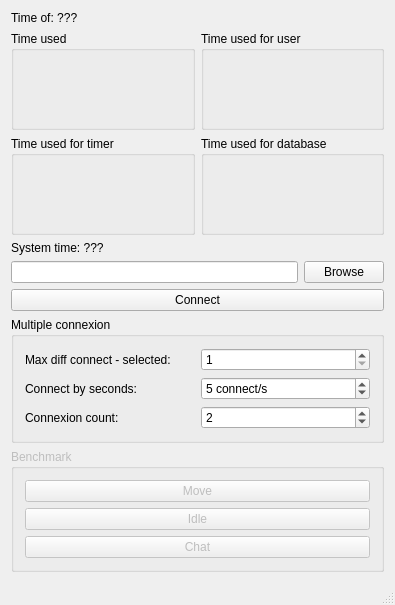
<?xml version="1.0" encoding="UTF-8"?>
<ui version="4.0">
 <class>MainWindow</class>
 <widget class="QMainWindow" name="MainWindow">
  <property name="geometry">
   <rect>
    <x>0</x>
    <y>0</y>
    <width>395</width>
    <height>530</height>
   </rect>
  </property>
  <property name="windowTitle">
   <string>Benchmark gui</string>
  </property>
  <widget class="QWidget" name="centralWidget">
   <layout class="QGridLayout" name="gridLayout">
    <item row="9" column="0" colspan="2">
     <widget class="QGroupBox" name="groupBox_benchmark">
      <property name="enabled">
       <bool>false</bool>
      </property>
      <property name="title">
       <string>Benchmark</string>
      </property>
      <layout class="QVBoxLayout" name="verticalLayout_5">
       <item>
        <widget class="QPushButton" name="benchmarkMove">
         <property name="text">
          <string>Move</string>
         </property>
        </widget>
       </item>
       <item>
        <widget class="QPushButton" name="benchmarkIdle">
         <property name="text">
          <string>Idle</string>
         </property>
        </widget>
       </item>
       <item>
        <widget class="QPushButton" name="benchmarkChat">
         <property name="text">
          <string>Chat</string>
         </property>
        </widget>
       </item>
      </layout>
     </widget>
    </item>
    <item row="0" column="0" colspan="2">
     <widget class="QLabel" name="timeLabel">
      <property name="text">
       <string>Time of: ???</string>
      </property>
     </widget>
    </item>
    <item row="6" column="0" colspan="2">
     <layout class="QHBoxLayout" name="horizontalLayout">
      <item>
       <widget class="QLineEdit" name="server"/>
      </item>
      <item>
       <widget class="QPushButton" name="serverBrowse">
        <property name="text">
         <string>Browse</string>
        </property>
       </widget>
      </item>
     </layout>
    </item>
    <item row="5" column="0" colspan="2">
     <spacer name="verticalSpacer">
      <property name="orientation">
       <enum>Qt::Vertical</enum>
      </property>
      <property name="sizeHint" stdset="0">
       <size>
        <width>20</width>
        <height>40</height>
       </size>
      </property>
     </spacer>
    </item>
    <item row="2" column="0">
     <widget class="QGroupBox" name="groupBox_3">
      <property name="title">
       <string>Time used for timer</string>
      </property>
      <layout class="QVBoxLayout" name="verticalLayout_3">
       <item>
        <widget class="QLabel" name="userTimeAverageForTimer"/>
       </item>
       <item>
        <widget class="QLabel" name="maxminForTimer"/>
       </item>
       <item>
        <widget class="QLabel" name="userTimeForTimer"/>
       </item>
      </layout>
     </widget>
    </item>
    <item row="1" column="1">
     <widget class="QGroupBox" name="groupBox_2">
      <property name="title">
       <string>Time used for user</string>
      </property>
      <layout class="QVBoxLayout" name="verticalLayout_2">
       <item>
        <widget class="QLabel" name="userTimeAverageForUser"/>
       </item>
       <item>
        <widget class="QLabel" name="maxminForUser"/>
       </item>
       <item>
        <widget class="QLabel" name="userTimeForUser"/>
       </item>
      </layout>
     </widget>
    </item>
    <item row="1" column="0">
     <widget class="QGroupBox" name="groupBox">
      <property name="title">
       <string>Time used</string>
      </property>
      <layout class="QVBoxLayout" name="verticalLayout">
       <item>
        <widget class="QLabel" name="userTimeAverage"/>
       </item>
       <item>
        <widget class="QLabel" name="maxmin"/>
       </item>
       <item>
        <widget class="QLabel" name="userTime"/>
       </item>
      </layout>
     </widget>
    </item>
    <item row="2" column="1">
     <widget class="QGroupBox" name="groupBox_4">
      <property name="title">
       <string>Time used for database</string>
      </property>
      <layout class="QVBoxLayout" name="verticalLayout_4">
       <item>
        <widget class="QLabel" name="userTimeAverageForDatabase"/>
       </item>
       <item>
        <widget class="QLabel" name="maxminForDatabase"/>
       </item>
       <item>
        <widget class="QLabel" name="userTimeForDatabase"/>
       </item>
      </layout>
     </widget>
    </item>
    <item row="7" column="0" colspan="2">
     <widget class="QPushButton" name="start">
      <property name="text">
       <string>Connect</string>
      </property>
     </widget>
    </item>
    <item row="8" column="0" colspan="2">
     <widget class="QGroupBox" name="groupBoxMultipleConnexion">
      <property name="title">
       <string>Multiple connexion</string>
      </property>
      <layout class="QGridLayout" name="gridLayout_2">
       <item row="0" column="0">
        <widget class="QLabel" name="label">
         <property name="text">
          <string>Max diff connect - selected:</string>
         </property>
        </widget>
       </item>
       <item row="0" column="1">
        <widget class="QSpinBox" name="maxDiffConnectedSelected">
         <property name="minimum">
          <number>1</number>
         </property>
         <property name="maximum">
          <number>999</number>
         </property>
        </widget>
       </item>
       <item row="1" column="0">
        <widget class="QLabel" name="label_2">
         <property name="text">
          <string>Connect by seconds:</string>
         </property>
        </widget>
       </item>
       <item row="1" column="1">
        <widget class="QSpinBox" name="connectBySeconds">
         <property name="suffix">
          <string> connect/s</string>
         </property>
         <property name="minimum">
          <number>1</number>
         </property>
         <property name="value">
          <number>5</number>
         </property>
        </widget>
       </item>
       <item row="2" column="0">
        <widget class="QLabel" name="label_3">
         <property name="text">
          <string>Connexion count:</string>
         </property>
        </widget>
       </item>
       <item row="2" column="1">
        <widget class="QSpinBox" name="connexionCount">
         <property name="minimum">
          <number>1</number>
         </property>
         <property name="maximum">
          <number>65535</number>
         </property>
         <property name="value">
          <number>2</number>
         </property>
        </widget>
       </item>
      </layout>
     </widget>
    </item>
    <item row="4" column="0" colspan="2">
     <widget class="QLabel" name="systemTime">
      <property name="text">
       <string>System time: ???</string>
      </property>
     </widget>
    </item>
   </layout>
  </widget>
  <widget class="QStatusBar" name="statusBar"/>
 </widget>
 <layoutdefault spacing="6" margin="11"/>
 <resources/>
 <connections/>
</ui>
